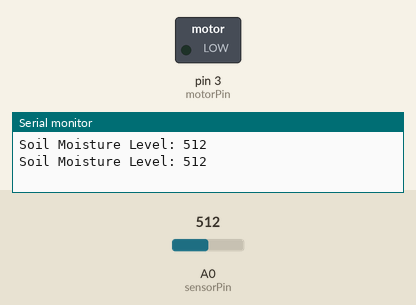
Simulated run of this sketch. Board: Arduino Uno, built with avr-gcc and run on an emulated ATmega328P. Shown: switched loads named in the sketch (green lamp = pin HIGH), the last lines printed to the serial monitor. The inputs (shaded band) are chosen by the test bench; at power-on: A0 (sensorPin) = 512.

Above: at 1.8 s.
1.9 s: A0 (sensorPin) set to 484
At 2.3 s:
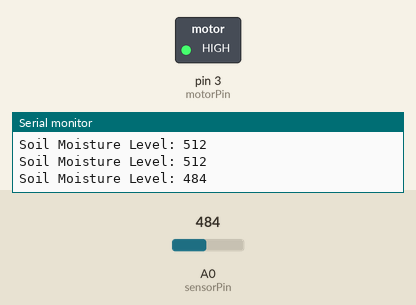
3.5 s: A0 (sensorPin) set to 510
At 5.1 s:
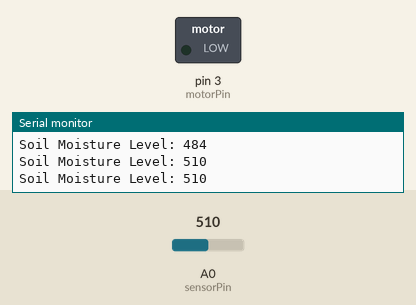
5.5 s: A0 (sensorPin) set to 490
At 6.6 s:
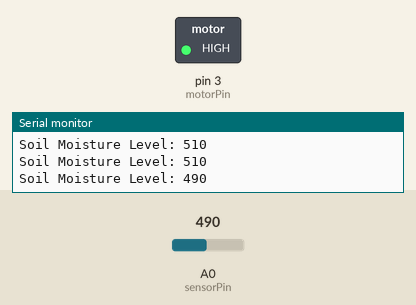
Timing chart, 0 to 8.5 s (numbered marks = the images above; inputs shaded):
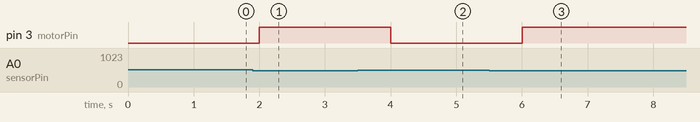

The sketch:

sketch_mar30a.ino
```cpp
/*int water; //random variable
void setup() {
  // put your setup code here, to run once:
  pinMode(3,OUTPUT);// output pin for relay board,this will sent signal to the relay
  pinMode(6,INPUT);//input pin coming from soil sensor
}

void loop() {
  // put your main code here, to run repeatedly:
  water = digitalRead(6); //reading the coming signal from the soil sensor
  if(water == HIGH) //if water level is full then cut the relay
  {
    digitalWrite(3,LOW); //low is to cut the relay
  }
  else
  {
    digitalWrite(3,HIGH); //high to continue proving signal and water supply
  }
  delay(400);


} */

int motorPin = 3;   // Relay control pin (connected to the motor)
int sensorPin = A0; // Soil moisture sensor pin (analog)
int moistureValue;  // Stores soil moisture level
int threshold = 500; // Adjust this value based on your soil and sensor readings

void setup() {
    pinMode(motorPin, OUTPUT);  // Set motor pin as output
    Serial.begin(9600);         // Start serial communication for debugging
}

void loop() {
    moistureValue = analogRead(sensorPin); // Read moisture level
    Serial.print("Soil Moisture Level: ");
    Serial.println(moistureValue); // Print sensor value for debugging

    if (moistureValue < threshold) {  // If soil is dry (value below threshold)
        digitalWrite(motorPin, HIGH); // Turn on motor
    } else {  // If soil is wet (value above threshold)
        digitalWrite(motorPin, LOW);  // Turn off motor
    }

    delay(1000); // Delay to avoid rapid switching
}
```

Measured:
- the behaviour switches between 500 and 499 on A0 (sensorPin) (found by bisection; images 0 and 1)
- after the input at 1.9 s, pin 3 (motorPin): LOW → HIGH after 0.10 s
- after the input at 3.5 s, pin 3 (motorPin): HIGH → LOW after 0.50 s
- after the input at 5.5 s, pin 3 (motorPin): LOW → HIGH after 0.50 s
